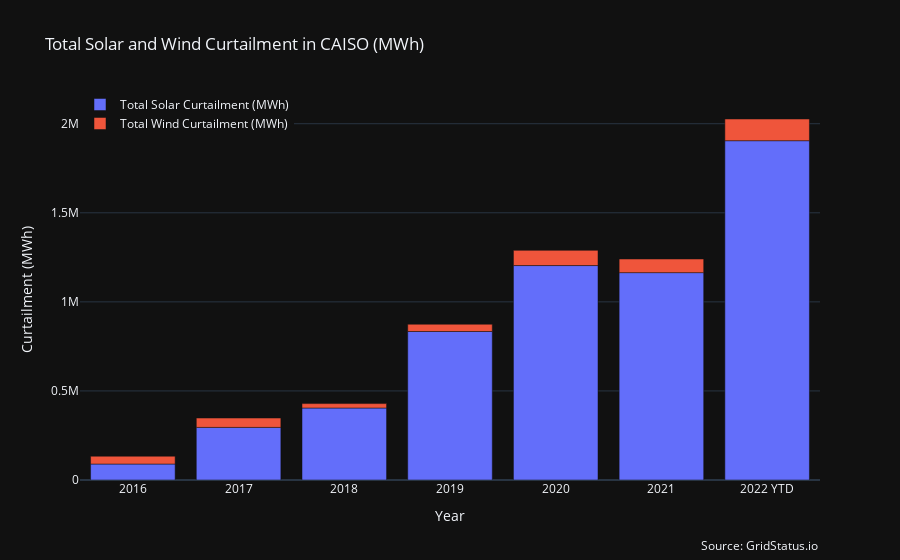

Notebook cell for this chart:
### Code cell
curtailment["Year"] = curtailment.index.year
yearly_sum = curtailment.groupby("Year").sum()
index = yearly_sum.index.astype(str).tolist()
index[-1] = "2022 YTD"
yearly_sum.index = index

fig = px.bar(yearly_sum,
    x=yearly_sum.index, y=["Total Solar Curtailment (MWh)", "Total Wind Curtailment (MWh)"],
    title="Total Solar and Wind Curtailment in CAISO (MWh)",)
fig.update_layout(legend=dict(
    yanchor="bottom",
    y=.9,
    xanchor="left",
    x=0,
    title_text=None
))
fig.update_yaxes(title_text="Curtailment (MWh)")
fig.update_xaxes(title_text="Year")
save_figure(fig, "yearly_sum_curtailment")

### Figure 1 — Plotly figure (JSON) as saved in the notebook; plotly's stock layout.template omitted (floating-point values rounded to 4 significant figures)
{"data": [{"alignmentgroup": "True", "hovertemplate": "variable=Total Solar Curtailment (MWh)<br>index=%{x}<br>value=%{y}<extra></extra>", "legendgroup": "Total Solar Curtailment (MWh)", "marker": {"color": "#636efa", "pattern": {"shape": ""}}, "name": "Total Solar Curtailment (MWh)", "offsetgroup": "Total Solar Curtailment (MWh)", "orientation": "v", "showlegend": true, "textposition": "auto", "type": "bar", "x": ["2016", "2017", "2018", "2019", "2020", "2021", "2022 YTD"], "xaxis": "x", "y": [89613, 295400.0, 404100.0, 833689, 1204000.0, 1164000.0, 1905000.0], "yaxis": "y"}, {"alignmentgroup": "True", "hovertemplate": "variable=Total Wind Curtailment (MWh)<br>index=%{x}<br>value=%{y}<extra></extra>", "legendgroup": "Total Wind Curtailment (MWh)", "marker": {"color": "#EF553B", "pattern": {"shape": ""}}, "name": "Total Wind Curtailment (MWh)", "offsetgroup": "Total Wind Curtailment (MWh)", "orientation": "v", "showlegend": true, "textposition": "auto", "type": "bar", "x": ["2016", "2017", "2018", "2019", "2020", "2021", "2022 YTD"], "xaxis": "x", "y": [43999, 52420, 24835, 40850.0, 85380.0, 76520.0, 121700.0], "yaxis": "y"}], "layout": {"annotations": [{"showarrow": false, "text": "Source: GridStatus.io", "x": 1, "xref": "paper", "y": -0.2, "yref": "paper"}], "barmode": "relative", "legend": {"title": {}, "tracegroupgap": 0, "x": 0, "xanchor": "left", "y": 0.9, "yanchor": "bottom"}, "title": {"text": "Total Solar and Wind Curtailment in CAISO (MWh)"}, "xaxis": {"anchor": "y", "domain": [0, 1], "title": {"text": "Year"}}, "yaxis": {"anchor": "x", "domain": [0, 1], "title": {"text": "Curtailment (MWh)"}}}}
